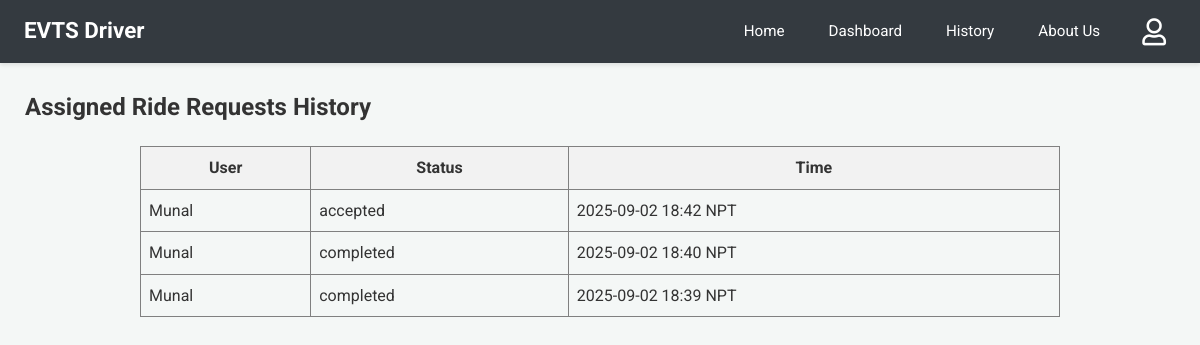
The page /driver-history (signed in) on the database as committed earlier.
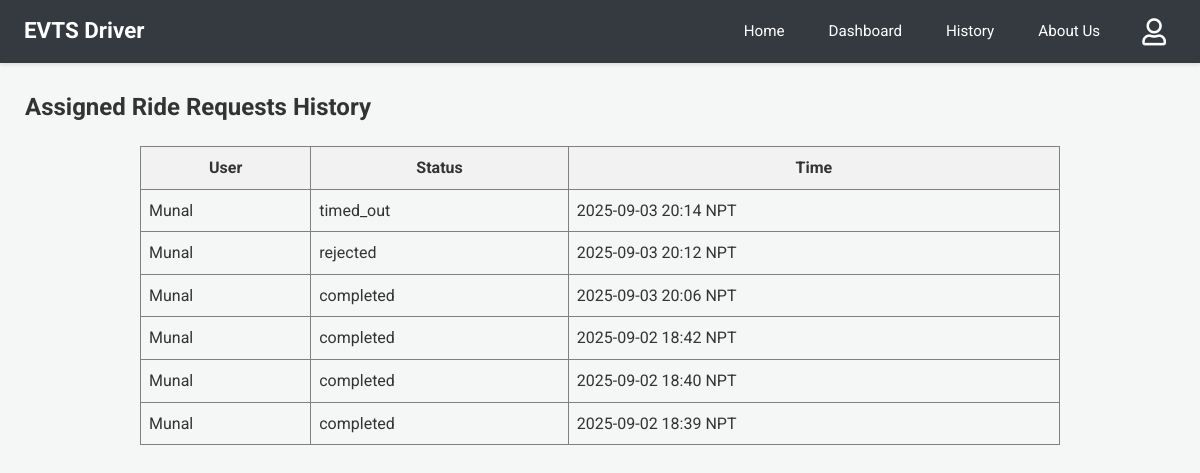
The same page on the database as committed later.
### app.py (models this page shows)
class User(db.Model):
    email = db.Column(db.String(120), primary_key=True)
    name = db.Column(db.String(100))
    phone = db.Column(db.String(15))
    password = db.Column(db.String(256)) # Increased length for hash
    latitude = db.Column(db.Float, nullable=True)
    longitude = db.Column(db.Float, nullable=True)

class RideRequest(db.Model):
    __tablename__ = 'ride_request'
    id = db.Column(db.Integer, primary_key=True)
    user_email = db.Column(db.String(100), nullable=False)
    driver_email = db.Column(db.String(100), nullable=False)
    user_latitude_at_request = db.Column(db.Float, nullable=True)
    user_longitude_at_request = db.Column(db.Float, nullable=True)
    timestamp = db.Column(db.DateTime, default=lambda: datetime.now(timezone.utc))
    status = db.Column(db.String(20), default='Pending')

### app.py (the view)
@app.route('/driver-history')
@login_required_driver
def driver_history():
    reqs_db = RideRequest.query.filter_by(driver_email=session['driver']).order_by(RideRequest.timestamp.desc()).all()
    s_reqs = [{'user_name': (User.query.get(r.user_email).name or r.user_email if User.query.get(r.user_email) else "N/A"),
               'status': r.status, 'timestamp': format_datetime_npt(r.timestamp)} for r in reqs_db]
    response = make_response(render_template('driver_history.html', requests=s_reqs))
    return add_no_cache_to_response(response)

### app.py (called while the page is built)
def format_datetime_npt(dt_utc):
    if dt_utc is None: return "N/A"
    if dt_utc.tzinfo is None or dt_utc.tzinfo.utcoffset(dt_utc) is None:
        dt_utc = dt_utc.replace(tzinfo=timezone.utc)
    else:
        dt_utc = dt_utc.astimezone(timezone.utc)
    dt_npt = dt_utc.astimezone(NPT)
    return dt_npt.strftime('%Y-%m-%d %H:%M NPT')

def login_required_driver(f):
    @wraps(f)
    def decorated_function(*args, **kwargs):
        if 'driver' not in session:
            return redirect(url_for('login', next=request.url))
        return f(*args, **kwargs)
    return decorated_function

def add_no_cache_to_response(response):
    response.headers["Cache-Control"] = "no-cache, no-store, must-revalidate, public, max-age=0"
    response.headers["Pragma"] = "no-cache"
    response.headers["Expires"] = "0"
    return response

### templates/driver_history.html
{% extends 'driver_base.html' %}
{% block content %}
<h2>Assigned Ride Requests History</h2>
{% if requests %}
<table border="1" cellpadding="8" cellspacing="0" style="border-collapse: collapse; width: 80%; margin: 20px auto;">
  <thead>
    <tr style="background-color: #f2f2f2;">
      <th>User</th>
      <th>Status</th>
      <th>Time</th>
    </tr>
  </thead>
  <tbody>
  {% for req in requests %}
  <tr>
    <td>{{ req.user_name }}</td>
    <td>{{ req.status }}</td>
    <td>{{ req.timestamp }}</td>
  </tr>
  {% endfor %}
  </tbody>
</table>
{% else %}
<p>You have no assigned ride request history.</p>
{% endif %}
{% endblock %}

Rows that differ between the two databases and show on the page:
added RideRequest: status "timed_out"
added RideRequest: status "rejected"
added RideRequest: status "completed"
Other text that changed with them:
new list line: "Munal"
new list line: "2025-09-03 20:14 NPT"
new list line: "2025-09-03 20:12 NPT"
new list line: "2025-09-03 20:06 NPT"
new list line: "completed"
new list line: "2025-09-02 18:42 NPT"
list line gone: "Munal"
list line gone: "accepted"
list line gone: "2025-09-02 18:42 NPT"
